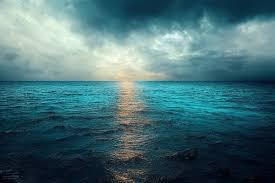
#> input picture background.jpg, 275 x 183 px, found by its file name; the run also reads 1 picture not shown here
$ jupyter execute --allow-errors main.ipynb   (older library calls are emulated)
#> lines starting #> are read from the running program, lines starting #| are printed output that depends on the picture; after the words box and inside, x2 and y2 are one past the last pixel; in counts of white or black regions, pixels touching at a corner belong together
# Muhid Qaiser, 22i-0472, AI-B, Assignment-1

[cell 1]
import matplotlib.pyplot as plt
import cv2
import numpy as np

# Q1

### Main and Best Attempt

[cell 2]
# * Function to process the video and save output
def process_video(input_path, output_path):

    # * Load the background image
#> called with input_path = '../q1.mp4', output_path = 'output.avi'
    bg_img = cv2.imread("../background.jpg", cv2.IMREAD_GRAYSCALE)
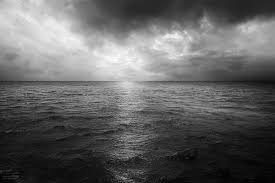
#> bg_img: shape (183, 275); min 0, max 253, mean 98.7
    bg_img = cv2.resize(bg_img, (854, 480), interpolation=cv2.INTER_NEAREST)
#> bg_img: shape (480, 854)

    # * Load the video
    cap = cv2.VideoCapture(input_path)

    # * Read the first frame as reference for background modeling
    ret, first_frame = cap.read()
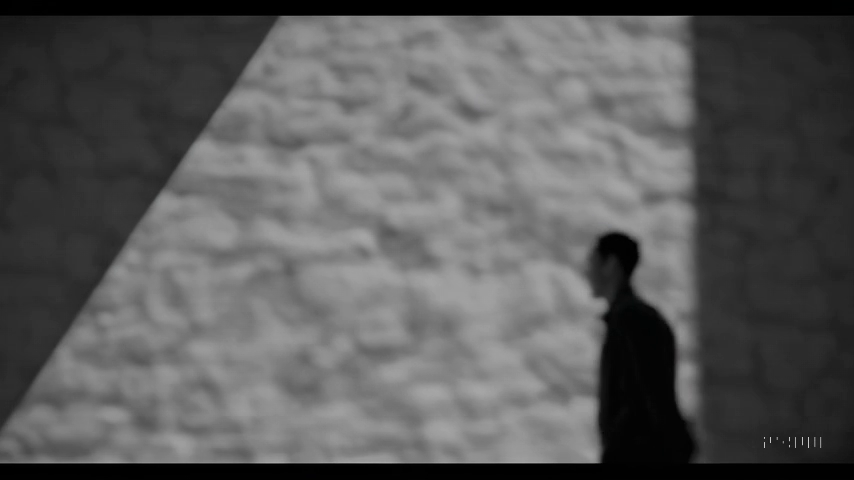
#> input picture frame 15 of q1.mp4, 854 x 480 px
#> first_frame is the input picture: shape (480, 854, 3); mean B, G, R 90.5, 90.5, 90.5
    if not ret:
        print("Error: Could not read the first frame.")
        return

    # * Convert first frame to grayscale
    first_frame = cv2.cvtColor(first_frame, cv2.COLOR_BGR2GRAY)
#> first_frame: shape (480, 854)
    height, width = first_frame.shape

    # * Initialize background model (running average)
    # * Hyperparameter for updating background with each frame
    alpha = 0.1

    # * Convert first frame to float for running average
    background = first_frame.astype(float)

    # * Create VideoWriter to save processed output
    fourcc = cv2.VideoWriter_fourcc(*'XVID')

    # * Run video at 20 frames per second
    out = cv2.VideoWriter(output_path, fourcc, 20.0, (width, height), isColor=False)

    # * Process video frame by frame till all frames are read
    while True:
        ret, frame = cap.read()
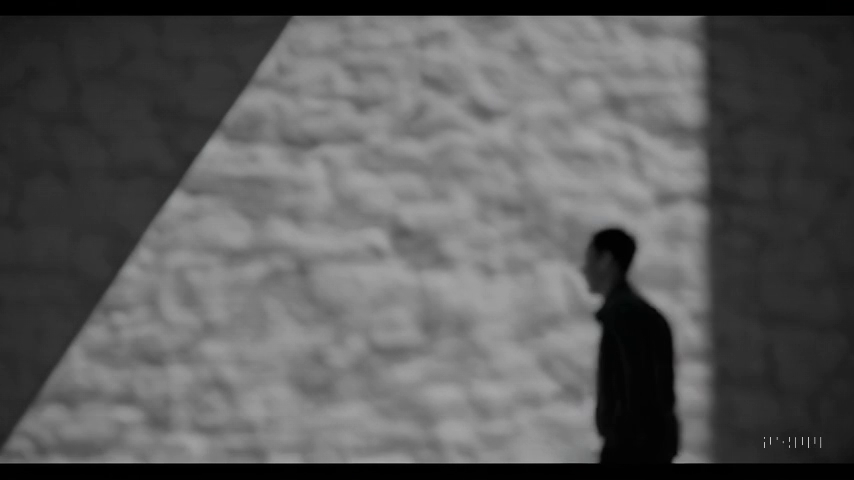
#> input picture frame 16 of q1.mp4, 854 x 480 px
#> frame is the input picture: shape (480, 854, 3); mean B, G, R 90.4, 90.4, 90.4

        # * Break if no frame is read
        if not ret:
            break

        # * Convert frame to grayscale
        gray = cv2.cvtColor(frame, cv2.COLOR_BGR2GRAY)

        # * Compute absolute difference between current frame and background model
        diff = cv2.absdiff(gray, background.astype(np.uint8))

        # * Normalize negative values using shift-and-scale method
        # * First add the smallest intensity to all elements then
        # * Multiply each pixel with 255 / largest intensity value
        normalized_diff = cv2.normalize(diff, None, 0, 255, cv2.NORM_MINMAX)
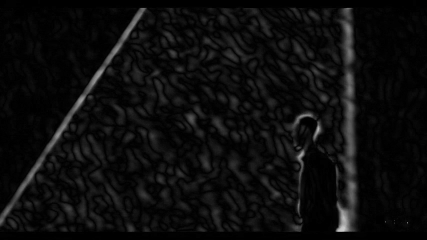
#> normalized_diff: shape (480, 854) (shown at 1/2 size); min 0, max 255, mean 12.7

        # * Create binary mask for foreground using thresholding
        # * We are trying to separate the foreground from the background using thresholding
        # * Used adative thresholding to get better results
        mask = cv2.adaptiveThreshold(normalized_diff, 255, cv2.ADAPTIVE_THRESH_MEAN_C, cv2.THRESH_BINARY, 7, -10)
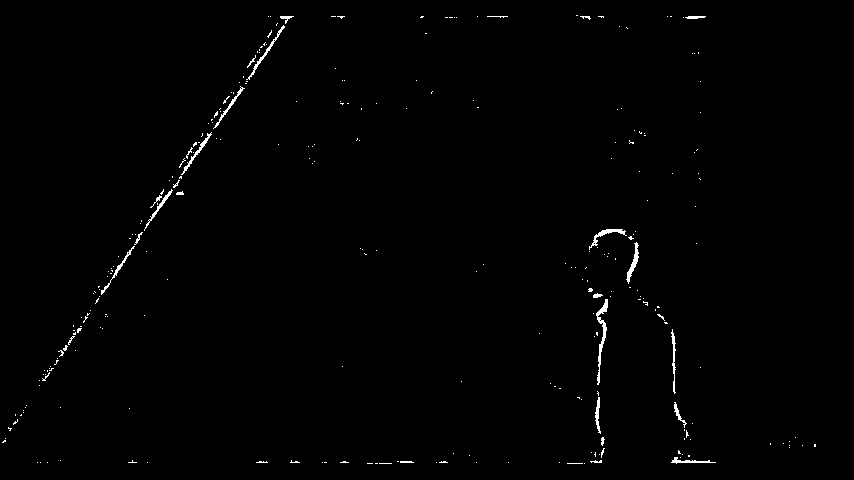
#> mask: shape (480, 854); 0.72% white in thin lines or dots, all inside (x1, y1, x2, y2) = (2, 15, 816, 464)
        # _, mask = cv2.threshold(normalized_diff, 128, 255, cv2.THRESH_BINARY)

        # * Define a threshold of distance of white pixels to fill gaps between
        distance_threshold = 100

        # * Loop through each row
        # * Goal is to loop through each row, find the white pixels with gap less than distance_threshold, and fill the gaps between them
        for y in range(height):

            # * Get the current row
            row = mask[y, :]

            # * Find indices where pixels are white (255)
            white_pixels = np.where(row == 255)[0]

            # * If there are more than 1 white pixels in the row
            if len(white_pixels) > 1:

                # * Start from the first white pixel
                min_x = white_pixels[0]

                # * Iterate through white pixel positions
                for i in range(1, len(white_pixels)):
                    current_x = white_pixels[i]

                    # * If the gap is smaller than threshold, fill it
                    if current_x - min_x <= distance_threshold:
                        # * Fill the gap with White to signify foreground
                        mask[y, min_x:current_x] = 255

                    else:
                        # * Large gap detected, update min_x to new segment
                        min_x = current_x
#> this loop made 480 passes
#> white_pixels on passes 16, 20, 21, 22, 23, 24, 26, 27: [576, 577], [287, 589], [285, 286, 287], [285, 286], [285, 286], [277, 285], [276, 283], [282, 283, 284, 619]
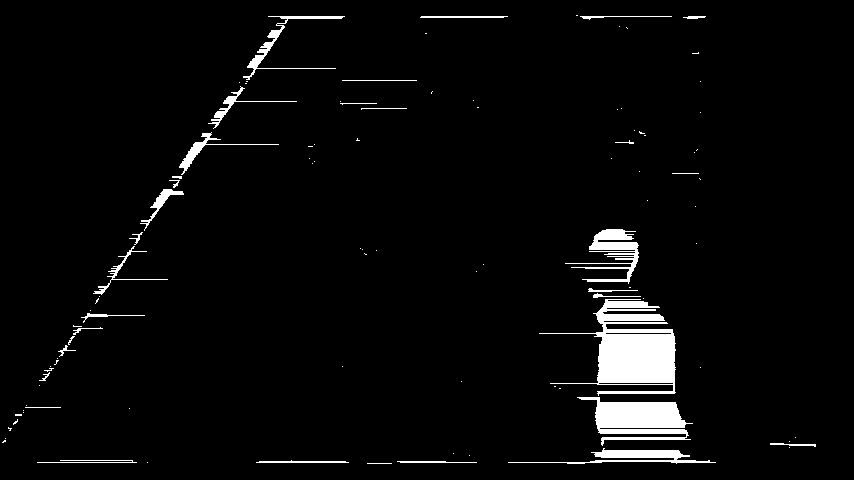
#> mask: shape (480, 854); 3.7% white; 103 white regions (70 under 20 px), largest, box (x1, y1, x2, y2) and area: (539, 299, 676, 396) 5615, (577, 397, 693, 446) 3002, (565, 229, 639, 284) 1343

        # * Apply a box filter to smooth the mask
        mask = cv2.boxFilter(mask, -1, (5, 5))

        # * Include or remove for varying results
        _, mask = cv2.threshold(mask, 128, 255, cv2.THRESH_BINARY)
#> mask: shape (480, 854); 3.1% white; 29 white regions (10 under 20 px), largest, box (x1, y1, x2, y2) and area: (595, 298, 675, 387) 5317, (581, 397, 688, 436) 2801, (588, 229, 639, 282) 1288

        # * Apply a median blur to remove small noise
        mask = cv2.medianBlur(mask, 5)
#> mask: shape (480, 854); 3.1% white; 23 white regions (8 under 20 px), largest, box (x1, y1, x2, y2) and area: (596, 300, 675, 385) 5310, (583, 397, 687, 442) 3050, (590, 229, 638, 282) 1276

        # * Swapping all background pixels with the background image
        idx = mask < 255
        mask[idx] = bg_img[idx]

        # # * Swapping all foreground pixels with the current frame
        idx = mask >= 255
        mask[idx] = gray[idx]
#> mask: shape (480, 854); min 0, max 253, mean 97.5

        # * Update background model using a running average
        cv2.accumulateWeighted(gray, background, alpha)

        # * Write processed frame to output video
        out.write(mask)

        # * Display Frames
        cv2.imshow("Foreground Mask", mask)

        # * Press 'Esc' to exit
        if cv2.waitKey(30) & 0xFF == 27:
#> (key Esc is pressed here)
            break

    # * Release resources and close windows
    cap.release()
    out.release()
    cv2.destroyAllWindows()
    print("Processing complete. Video saved.")

# * Run the video preprocessing function
input_video_path = "../q1.mp4"
output_video_path = "output.avi"
process_video(input_video_path, output_video_path)

### Second Attempt

[cell 3]
# * Function to process the video and save output
def process_video(input_path, output_path):

    # * Load the background image
#> called with input_path = '../q1.mp4', output_path = 'output.avi'
    bg_img = cv2.imread("../background.jpg", cv2.IMREAD_GRAYSCALE)
    bg_img = cv2.resize(bg_img, (854, 480), interpolation=cv2.INTER_NEAREST)

    # * Load the video
    cap = cv2.VideoCapture(input_path)

    # * Read the first frame as reference for background modeling
    ret, first_frame = cap.read()
    if not ret:
        print("Error: Could not read the first frame.")
        return

    # * Convert first frame to grayscale
    first_frame = cv2.cvtColor(first_frame, cv2.COLOR_BGR2GRAY)
    height, width = first_frame.shape

    # * Initialize background model (running average)
    # * Hyperparameter for updating background with each frame
    alpha = 0.1

    # * Convert first frame to float for running average
    background = first_frame.astype(float)

    # * Create VideoWriter to save processed output
    fourcc = cv2.VideoWriter_fourcc(*'XVID')

    # * Run video at 20 frames per second
    out = cv2.VideoWriter(output_path, fourcc, 20.0, (width, height), isColor=False)

    # * Process video frame by frame till all frames are read
    while True:
        ret, frame = cap.read()

        # * Break if no frame is read
        if not ret:
            break

        # * Convert frame to grayscale
        gray = cv2.cvtColor(frame, cv2.COLOR_BGR2GRAY)

        # * Compute absolute difference between current frame and background model
        diff = cv2.absdiff(gray, background.astype(np.uint8))

        # * Normalize negative values using shift-and-scale method
        # * First add the smallest intensity to all elements then
        # * Multiply each pixel with 255 / largest intensity value
        normalized_diff = cv2.normalize(diff, None, 0, 255, cv2.NORM_MINMAX)

        # * Create binary mask for foreground using thresholding
        # * We are trying to separate the foreground from the background using thresholding
        # * Used adative thresholding to get better results
        mask = cv2.adaptiveThreshold(normalized_diff, 255, cv2.ADAPTIVE_THRESH_MEAN_C, cv2.THRESH_BINARY, 7, -10)
        # _, mask = cv2.threshold(normalized_diff, 128, 255, cv2.THRESH_BINARY)

        # * Swapping all background pixels with the background image
        idx = mask < 255
        mask[idx] = bg_img[idx]

        # # * Swapping all foreground pixels with the current frame
        # idx = mask >= 255
        # mask[idx] = gray[idx]

        # * Apply box filter to smooth the mask
        mask = cv2.boxFilter(mask, -1, (3, 3))

        # * Apply median filter to remove noise
        mask = cv2.medianBlur(mask, 5)

        # * Update background model using a running average
        cv2.accumulateWeighted(gray, background, alpha)

        # * Write processed frame to output video
        out.write(mask)

        # * Display Frames
        cv2.imshow("Foreground Mask", mask)

        # * Press 'Esc' to exit
        if cv2.waitKey(30) & 0xFF == 27:
#> (key Esc is pressed here)
            break

    # * Release resources and close windows
    cap.release()
    out.release()
    cv2.destroyAllWindows()
    print("Processing complete. Video saved.")

# * Run the video preprocessing function
input_video_path = "../q1.mp4"
output_video_path = "output.avi"
process_video(input_video_path, output_video_path)

### Tertiary Attempt

[cell 4]
# * Function to process the video and save output
def process_video(input_path, output_path):

    # * Load the background image
#> called with input_path = '../q1.mp4', output_path = 'output.avi'
    bg_img = cv2.imread("../background.jpg", cv2.IMREAD_GRAYSCALE)
    bg_img = cv2.resize(bg_img, (854, 480), interpolation=cv2.INTER_NEAREST)

    # * Load the video
    cap = cv2.VideoCapture(input_path)

    # * Read the first frame as reference for background modeling
    ret, first_frame = cap.read()
    if not ret:
        print("Error: Could not read the first frame.")
        return

    # * Convert first frame to grayscale
    first_frame = cv2.cvtColor(first_frame, cv2.COLOR_BGR2GRAY)
    height, width = first_frame.shape

    # * Initialize background model (running average)
    # * Hyperparameter for updating background with each frame
    alpha = 0.1

    # * Convert first frame to float for running average
    background = first_frame.astype(float)

    # * Create VideoWriter to save processed output
    fourcc = cv2.VideoWriter_fourcc(*'XVID')

    # * Run video at 20 frames per second
    out = cv2.VideoWriter(output_path, fourcc, 20.0, (width, height), isColor=False)

    # * Process video frame by frame till all frames are read
    while True:
        ret, frame = cap.read()

        # * Break if no frame is read
        if not ret:
            break

        # * Convert frame to grayscale
        gray = cv2.cvtColor(frame, cv2.COLOR_BGR2GRAY)

        # * Compute absolute difference between current frame and background model
        diff = cv2.absdiff(gray, background.astype(np.uint8))

        # * Normalize negative values using shift-and-scale method
        # * First add the smallest intensity to all elements then
        # * Multiply each pixel with 255 / largest intensity value
        normalized_diff = cv2.normalize(diff, None, 0, 255, cv2.NORM_MINMAX)


        # # * Power-Law (Gamma) Transformation
        c = 2
        gamma = 1.5
        normalized_diff = np.array(c * 255 * (normalized_diff / 255) ** gamma, dtype=np.uint8)


        # * Create binary mask for foreground using thresholding
        # * We are trying to separate the foreground from the background using thresholding
        # * Used adative thresholding to get better results
        mask = cv2.adaptiveThreshold(normalized_diff, 255, cv2.ADAPTIVE_THRESH_MEAN_C, cv2.THRESH_BINARY, 7, -10)
#> mask: shape (480, 854); 1.2% white in thin lines or dots, all inside (x1, y1, x2, y2) = (0, 16, 816, 464)
        # _, mask = cv2.threshold(normalized_diff, 128, 255, cv2.THRESH_BINARY)

        # * Define a threshold of distance of white pixels to fill gaps between
        distance_threshold = 100

        # * Loop through each row
        # * Goal is to loop through each row, find the white pixels with gap less than distance_threshold, and fill the gaps between them
        for y in range(height):

            # * Get the current row
            row = mask[y, :]

            # * Find indices where pixels are white (255)
            white_pixels = np.where(row == 255)[0]

            # * If there are more than 1 white pixels in the row
            if len(white_pixels) > 1:

                # * Start from the first white pixel
                min_x = white_pixels[0]

                # * Iterate through white pixel positions
                for i in range(1, len(white_pixels)):
                    current_x = white_pixels[i]

                    # * If the gap is smaller than threshold, fill it
                    if current_x - min_x <= distance_threshold:
                        # * Fill the gap with White to signify foreground
                        mask[y, min_x:current_x] = 255

                    else:
                        # * Large gap detected, update min_x to new segment
                        min_x = current_x
#> this loop made 480 passes
#> white_pixels on passes 20 to 26: [283, 285, 286, 287, 587, 589, 590, 687, 689, 690], [285, 286, 287, 288, 588, 590], [285, 286, 287, 696], [285, 286], [277, 284, 285, 286, 694, 695], [276, 284, 285], [276, 277, 278, 280, 283, 284]
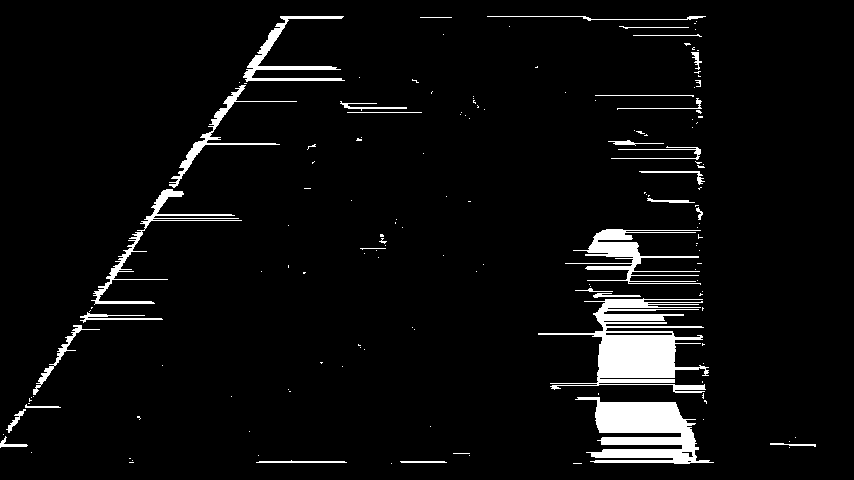
#> mask: shape (480, 854); 5.1% white; 155 white regions (123 under 20 px), largest, box (x1, y1, x2, y2) and area: (538, 298, 709, 393) 6275, (575, 397, 714, 464) 4976, (565, 229, 701, 285) 2053

        # * Apply a box filter to smooth the mask
        mask = cv2.boxFilter(mask, -1, (5, 5))

        # * Include or remove for varying results
        _, mask = cv2.threshold(mask, 128, 255, cv2.THRESH_BINARY)
#> mask: shape (480, 854); 4.2% white; 36 white regions (12 under 20 px), largest, box (x1, y1, x2, y2) and area: (592, 297, 708, 392) 5825, (579, 397, 698, 464) 5083, (587, 229, 643, 283) 1527

        # * Apply a median blur to remove small noise
        mask = cv2.medianBlur(mask, 5)
#> mask: shape (480, 854); 4.1% white; 23 white regions (6 under 20 px), largest, box (x1, y1, x2, y2) and area: (593, 292, 708, 392) 5885, (581, 397, 698, 464) 5084, (587, 229, 642, 282) 1518

        # * Swapping all background pixels with the background image
        idx = mask < 255
        mask[idx] = bg_img[idx]

        # # * Swapping all foreground pixels with the current frame
        idx = mask >= 255
        mask[idx] = gray[idx]
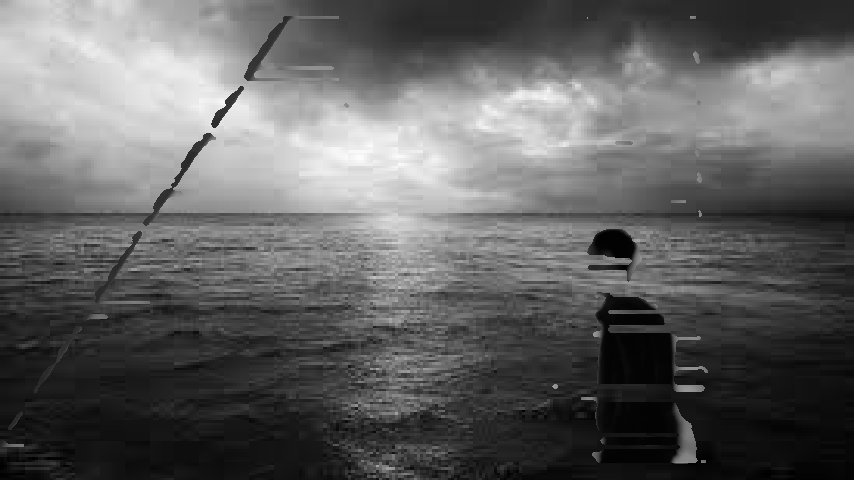
#> mask: shape (480, 854); min 0, max 253, mean 97.6

        # * Update background model using a running average
        cv2.accumulateWeighted(gray, background, alpha)

        # * Write processed frame to output video
        out.write(mask)

        # * Display Frames
        cv2.imshow("Foreground Mask", mask)

        # * Press 'Esc' to exit
        if cv2.waitKey(30) & 0xFF == 27:
#> (key Esc is pressed here)
            break

    # * Release resources and close windows
    cap.release()
    out.release()
    cv2.destroyAllWindows()
    print("Processing complete. Video saved.")

# * Run the video preprocessing function
input_video_path = "../q1.mp4"
output_video_path = "output.avi"
process_video(input_video_path, output_video_path)

# Q2

## Noisy Image 1

[cell 5]
# * Load the image
img = cv2.imread("../noisy_img.png", cv2.IMREAD_GRAYSCALE)
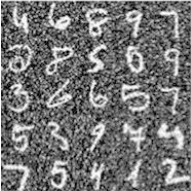
#> input picture noisy_img.png, 191 x 191 px, found by its file name
#> img is the input picture: shape (191, 191); min 0, max 255, mean 116.9

# * Display the image
plt.imshow(img, cmap="gray")
plt.axis('off')
plt.show()

[cell 6]
# * Defining Constant Variables
IMG_SIZE = 191
FILTER_SIZE = 3

### Blurring Filters

[cell 7]
# * Applying multiple filters for testing

median_filtered = cv2.medianBlur(img, FILTER_SIZE)                                                  # * Median Filter
gaussian_filtered = cv2.GaussianBlur(img, (FILTER_SIZE, FILTER_SIZE), 0)                            # * Gaussian Filter
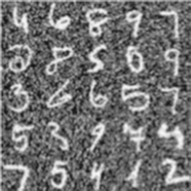
#> gaussian_filtered: shape (191, 191); min 17, max 248, mean 116.6
med_plus_gauss_filtered = cv2.GaussianBlur(median_filtered, (FILTER_SIZE, FILTER_SIZE), 0)          # * Median + Gaussian Filter
gasuu_plus_med_filtered = cv2.medianBlur(gaussian_filtered, FILTER_SIZE)                            # * Gaussian + Median Filter
#> (the rest of the program and of its run is left out)
